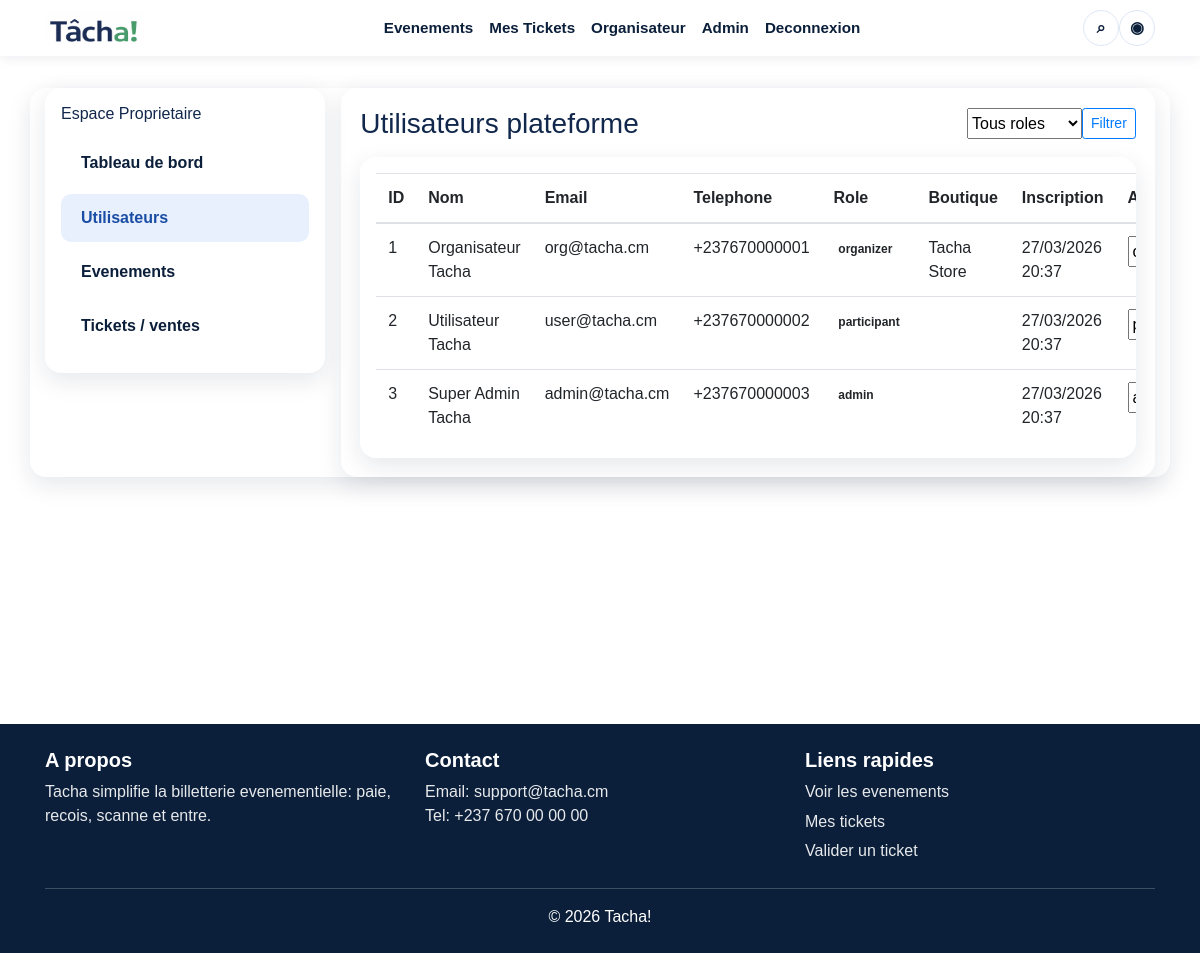
/admin/users.php (signed in), run on the app's committed database.
### tables this page shows
CREATE TABLE users (
    id INT AUTO_INCREMENT PRIMARY KEY,
    name VARCHAR(120) NOT NULL,
    phone VARCHAR(30) NOT NULL,
    email VARCHAR(190) NULL UNIQUE,
    password_hash VARCHAR(255) NOT NULL,
    role ENUM('participant', 'organizer', 'admin') NOT NULL DEFAULT 'participant',
    shop_name VARCHAR(150) NULL,
    shop_city VARCHAR(100) NULL,
    shop_phone VARCHAR(30) NULL,
    created_at TIMESTAMP DEFAULT CURRENT_TIMESTAMP
);

### config/db.php (called while the page is built, shortened)
<?php
function db(): PDO
{
    static $pdo = null;
    if ($pdo instanceof PDO) {
        return $pdo;
    }
    $dsn = 'mysql:host=' . DB_HOST . ';port=' . DB_PORT . ';dbname=' . DB_NAME . ';charset=utf8mb4';
    $options = [
        PDO::ATTR_ERRMODE => PDO::ERRMODE_EXCEPTION,
        PDO::ATTR_DEFAULT_FETCH_MODE => PDO::FETCH_ASSOC,
        PDO::ATTR_EMULATE_PREPARES => false,
    ];
    $pdo = new PDO($dsn, DB_USER, DB_PASS, $options);
    return $pdo;
}
?>

### config/auth.php (called while the page is built, shortened)
<?php
require_once __DIR__ . '/db.php';
function e(string $value): string
{
    return htmlspecialchars($value, ENT_QUOTES, 'UTF-8');
}
?>

### admin/users.php (the view, shortened to what this page needs)
<?php
require_once __DIR__ . '/../config/auth.php';
$where = '';
$params = [];
$stmt = db()->prepare("SELECT id, name, email, phone, role, shop_name, created_at FROM users $where ORDER BY created_at DESC");
$stmt->execute($params);
$users = $stmt->fetchAll();
?>
<!doctype html>
<html lang="fr">
<head>
    <link href="/TACHA/vendor/bootstrap.min.css" rel="stylesheet">
    <link href="/TACHA/vendor/bootstrap-icons.css" rel="stylesheet">
    <link rel="stylesheet" href="../css/style.css">
</head>
<body>
<?php include __DIR__ . '/../components/navbar.php'; ?>
<main class="content-section pb-5">
    <div class="container org-shell">
        <?php include __DIR__ . '/../components/admin_sidebar.php'; ?>
        <section class="org-main">
            <div class="d-flex justify-content-between align-items-center mb-3">
                <h1 class="h3 mb-0">Utilisateurs plateforme</h1>
                <form method="get" class="d-flex gap-2">
                    <select name="role" class="form-select form-select-sm">
                        <option value="">Tous roles</option>
                    </select>
                    <button class="btn btn-sm btn-outline-primary">Filtrer</button>
                </form>
            </div>
            <div class="table-responsive card form-card p-3">
                <table class="table align-middle mb-0">
                    <thead><tr><th>ID</th><th>Nom</th><th>Email</th><th>Telephone</th><th>Role</th><th>Boutique</th><th>Inscription</th><th>Action</th></tr></thead>
                    <tbody>
                    <?php foreach ($users as $u): ?>
                        <tr>
                            <td><?= (int) $u['id'] ?></td>
                            <td><?= e($u['name']) ?></td>
                            <td><?= e((string) $u['email']) ?></td>
                            <td><?= e($u['phone']) ?></td>
                            <td><span class="badge text-bg-secondary"><?= e($u['role']) ?></span></td>
                            <td><?= e((string) $u['shop_name']) ?></td>
                            <td><?= e(date('d/m/Y H:i', strtotime($u['created_at']))) ?></td>
                            <td>
                                <form method="post" class="d-flex gap-2">
                                    <select name="new_role" class="form-select form-select-sm">
                                        <option value="participant" <?= $u['role'] === 'participant' ? 'selected' : '' ?>>participant</option>
                                        <option value="organizer" <?= $u['role'] === 'organizer' ? 'selected' : '' ?>>organizer</option>
                                        <option value="admin" <?= $u['role'] === 'admin' ? 'selected' : '' ?>>admin</option>
                                    </select>
                                </form>
                            </td>
                        </tr>
                    <?php endforeach; ?>
                    </tbody>
                </table>
            </div>
        </section>
    </div>
</main>
<?php include __DIR__ . '/../components/footer.php'; ?>
</body>
</html>

### css/style.css (style rules this page uses)
:root { --navy: #0b1f3a; --blue: #1f57b8; --green: #35b56a; --light: #f4f7fc; --text: #11284c; }
body { font-family: 'Poppins', sans-serif; color: var(--text); background: #fff; }
main { min-height: calc(100vh - 180px); }
.content-section { padding-top: 2rem; }
.form-card, .kpi-card, .scan-result, .org-shell, .org-sidebar, .org-main { border: 0; border-radius: 16px; box-shadow: 0 8px 24px rgba(11, 31, 58, 0.1); }
.org-shell { display: flex; align-items: flex-start; gap: 1rem; }
.org-main { padding: 1.2rem; background: #fff; }
.org-main { flex: 1 1 auto; min-width: 0; }

### data on the page
users: id "1", name "Organisateur Tacha", email "org@tacha.cm", phone "+237670000001", role "organizer", shop_name "Tacha Store", created_at "27/03/2026 20:37", new_role "organizer"
users: id "2", name "Utilisateur Tacha", email "user@tacha.cm", phone "+237670000002", role "participant", created_at "27/03/2026 20:37", new_role "participant"
users: id "3", name "Super Admin Tacha", email "admin@tacha.cm", phone "+237670000003", role "admin", created_at "27/03/2026 20:37", new_role "admin"
